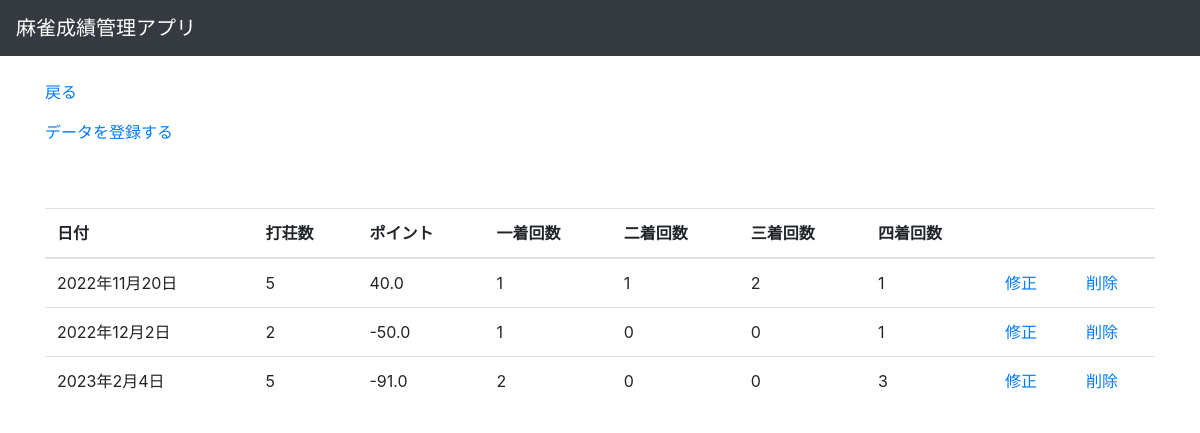
Screenshot of /show/ (signed in) with the database file from the repository.
### mahjong_stats/models.py (models this page shows)
class Stats(models.Model):
    user = models.ForeignKey(User,on_delete=models.CASCADE)
    date = models.DateField(
        blank=False,
        null=False,
        verbose_name="日付",
    )
    counts = models.IntegerField(
        blank=False,
        null=False,
        verbose_name="打荘回数",
    )
    points = models.FloatField(
        blank=False,
        null=False,
        verbose_name="ポイント",
    )
    first = models.IntegerField(
        blank=False,
        null=False,
        verbose_name="一着回数",
    )
    second = models.IntegerField(
        blank=False,
        null=False,
        verbose_name="二着回数",
    )
    third = models.IntegerField(
        blank=False,
        null=False,
        verbose_name="三着回数",
    )
    fourth = models.IntegerField(
        blank=False,
        null=False,
        verbose_name="四着回数",
    )

### mahjong_stats/views.py (the view)
# urls.py: path('show/',views.DataShowView.as_view(),name="show"),
class DataShowView(ListView):
    template_name="show.html"
    model = models.Stats
    def get_context_data(self, **kwargs):
        ctx = super().get_context_data(**kwargs)
        ctx["stats_list"] = models.Stats.objects.filter(user=self.request.user.id).order_by('date')
        return ctx

### mahjong_stats/templates/show.html
{% extends "base.html" %}
{% block main %}
<p><a href="{% url 'top' %}">戻る</a></p>
<p><a href="{% url 'add' %}">データを登録する</a></p>
<br></br>
<table class="table">
  <thead>
    <tr>
      <th>日付</th>
      <th>打荘数</th>
      <th>ポイント</th>
      <th>一着回数</th>
      <th>二着回数</th>
      <th>三着回数</th>
      <th>四着回数</th>
      <th></th>
      <th></th>
    </tr>
  </thead>
  <tbody>
    {% for stats in stats_list %}
    <tr>
      <td>{{stats.date}}</td>
      <td>{{stats.counts}}</td>
      <td>{{stats.points}}</td>
      <td>{{stats.first}}</td>
      <td>{{stats.second}}</td>
      <td>{{stats.third}}</td>
      <td>{{stats.fourth}}</td>
      <td><a href="{% url 'update' stats.pk %}">修正</a></td>
      <td><a href="{% url 'delete' stats.pk %}">削除</a></td>
    </tr>
    {% endfor %}
  </tbody>
</table>
{% endblock %}

### mahjong_stats/templates/base.html (shortened to what this page needs)
{% load static %}
<!doctype HTML>
<html>
    <head>
        <link rel="stylesheet" href="https://maxcdn.bootstrapcdn.com/bootstrap/4.0.0/css/bootstrap.min.css">
        <link rel="stylesheet" type="text/css" href="{% static 'mahjong_stats/css/style.css' %}">
    </head>
    <body>
        <nav class="navbar navbar-expand-lg navbar-dark bg-dark">
            <a class="navbar-brand" href="/">麻雀成績管理アプリ</a>
        </nav>
        <div class="container mt-4">
        {% block main %}{% endblock %}
        </div>
    </body>
</html>

### rows the page displays
Stats: date "2022年11月20日", counts "5", points "40.0", first "1", second "1", third "2", fourth "1"
Stats: date "2022年12月2日", counts "2", points "-50.0", first "1", second "0", third "0", fourth "1"
Stats: date "2023年2月4日", counts "5", points "-91.0", first "2", second "0", third "0", fourth "3"
